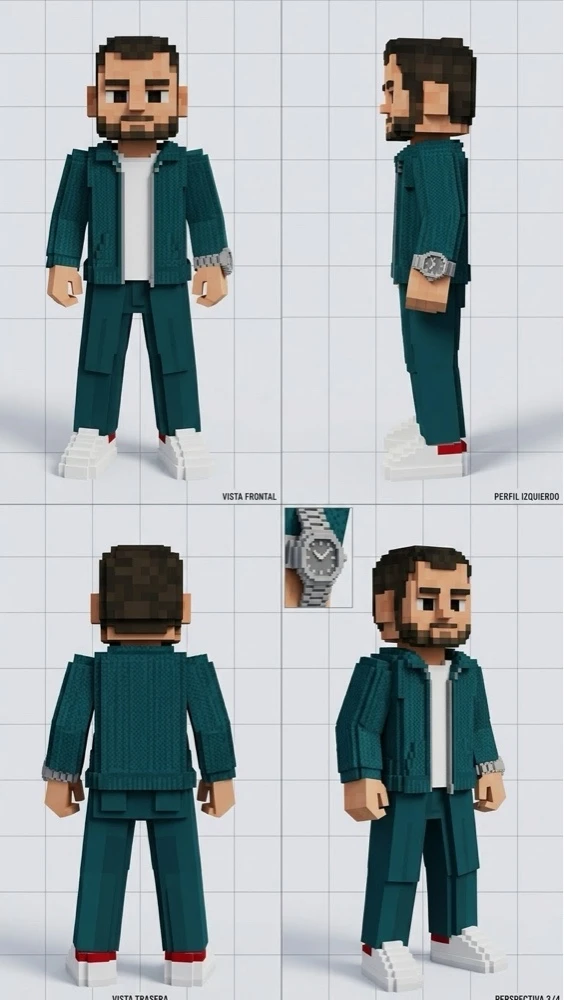
#> input picture carruseles/espiar-anuncios/ref/muneco-hoja.webp, 564 x 1000 px
$ python recortar_muneco.py
#> lines starting #> are read from the running program, lines starting #| are printed output that depends on the picture
"""Recorta las 4 vistas del muñeco de ref/muneco-hoja.webp (fondo gris claro con cuadrícula)
-> img/muneco-<vista>.png con transparencia. Cuerpo: rembg; zapatos (blancos sobre piso claro): trazados a mano."""
import numpy as np, cv2, os
from PIL import Image
from rembg import remove, new_session
os.chdir(os.path.dirname(os.path.abspath(__file__)))
sheet=Image.open('ref/muneco-hoja.webp').convert('RGB')
#> sheet is the input picture: PIL image 564x1000 RGB; mean R, G, B 164.9, 172.9, 175.6
VIEWS={'frontal':(0,0,282,490),'perfil':(284,0,564,490),'trasera':(0,506,282,994),'tres-cuartos':(336,506,564,994)}
# polígonos de zapatos en coordenadas de la franja de los pies (110 px de alto, borde inferior de la vista)
SHOES={
 'frontal':[[(75,52),(97,49),(105,54),(116,59),(117,72),(107,85),(96,99),(64,97),(59,92),(60,84),(65,75),(70,60)],
            [(160,56),(175,50),(195,49),(201,54),(212,82),(210,94),(195,99),(185,99),(175,85),(165,75),(159,62)]],
 'perfil':[[(100,65),(112,48),(128,42),(140,56),(150,60),(180,62),(183,72),(181,92),(150,98),(110,100),(100,96)]],
 'trasera':[[(72,62),(116,62),(118,84),(112,100),(90,104),(78,102),(72,90)],[(165,62),(205,62),(206,84),(200,100),(178,104),(168,100),(164,88)]],
 'tres-cuartos':[[(20,60),(35,70),(45,62),(68,58),(78,62),(80,80),(70,105),(55,110),(35,105),(20,95)],
                 [(92,58),(115,55),(120,50),(132,45),(142,40),(145,52),(155,65),(170,75),(172,85),(160,90),(145,88),(115,92),(95,88),(92,70)]],
}
def build(name):
#> called with name = 'frontal'
    x0,y0,x1,y1=VIEWS[name]; c=sheet.crop((x0,y0,x1,y1)); h=c.size[1]
#> after `c = sheet.crop((x0, y0, x1, y1))`:
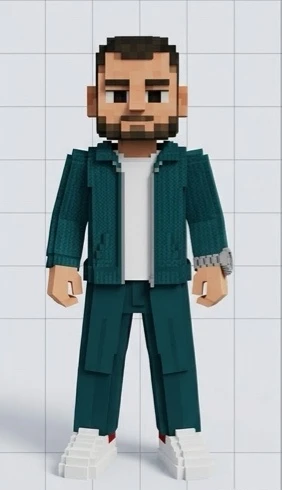
#> c: PIL image 282x490 RGB; mean R, G, B 164.8, 172.6, 174.7
#> after `h = c.size[1]`: h = 490
    if name=='tres-cuartos':                       # tapa el recuadro del reloj, que cae dentro del recorte
        arr=np.array(c); arr[:108,:16]=np.median(arr[2:20,60:200].reshape(-1,3),0).astype(np.uint8); c=Image.fromarray(arr)
#> (the run stopped early here; a loop or call above may not have finished)
